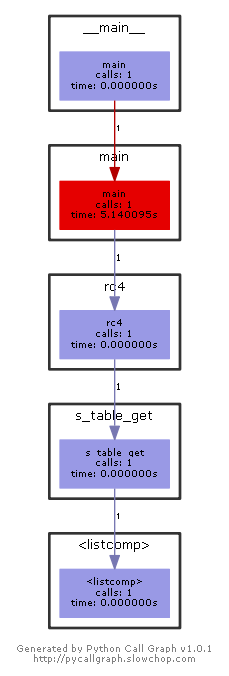

The script that drew this image:
# -*- coding: utf-8 -*-
from pycallgraph import Config
from pycallgraph import GlobbingFilter
from pycallgraph import PyCallGraph
from pycallgraph.output import GraphvizOutput


def s_table_get(k: str):
    S = [i for i in range(0, 256)]
    length = len(k)
    count = 0
    j = 0
    for i in range(256):
        t = int(k[count % length] + k[(count + 1) % length], 16)
        j = (j + S[i] + t) % 256
        S[i], S[j] = S[j], S[i]
        count += 2

    return S


def rc4(s, key):
    s_table = s_table_get(key)
    res = '0x'
    i = 0
    j = 0
    for count in range(0, len(s), 2):
        num = int(s[count] + s[count + 1], 16)
        i = (i + 1) % 256
        j = (j + s_table[i]) % 256
        s_table[i], s_table[j] = s_table[j], s_table[i]
        t = (s_table[i] + s_table[j]) % 256
        k = s_table[t]
        res += ("%02x" % (k ^ num))
    return res


def main():
    k = input().strip()[2:]
    m = input().strip()[2:]
    ans = rc4(m, k)
    print(ans)


if __name__ == "__main__":
    ############################################################################
    '''
        生成函数调用图
    '''
    config = Config()
    config.trace_filter = GlobbingFilter(
        include=[
            '*'
        ]
    )
    config.trace_filter = GlobbingFilter(
        exclude=['pycallgraph.*']
    )
    ############################################################################

    graphviz = GraphvizOutput()
    graphviz.output_file = 'RC4流密码算法.png'
    with PyCallGraph(output=graphviz, config=config):
        main()
